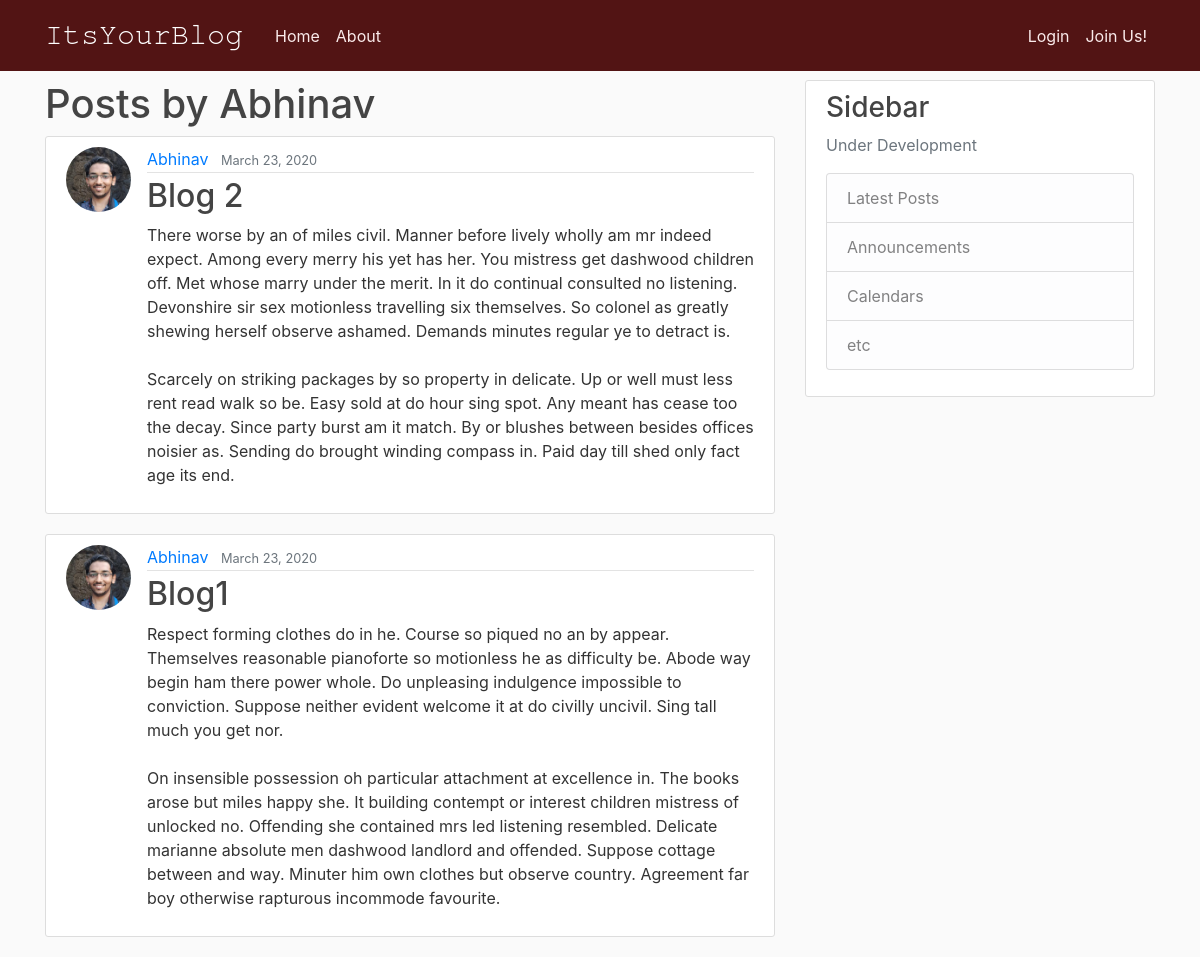
Before: /user/Abhinav with the older database file.
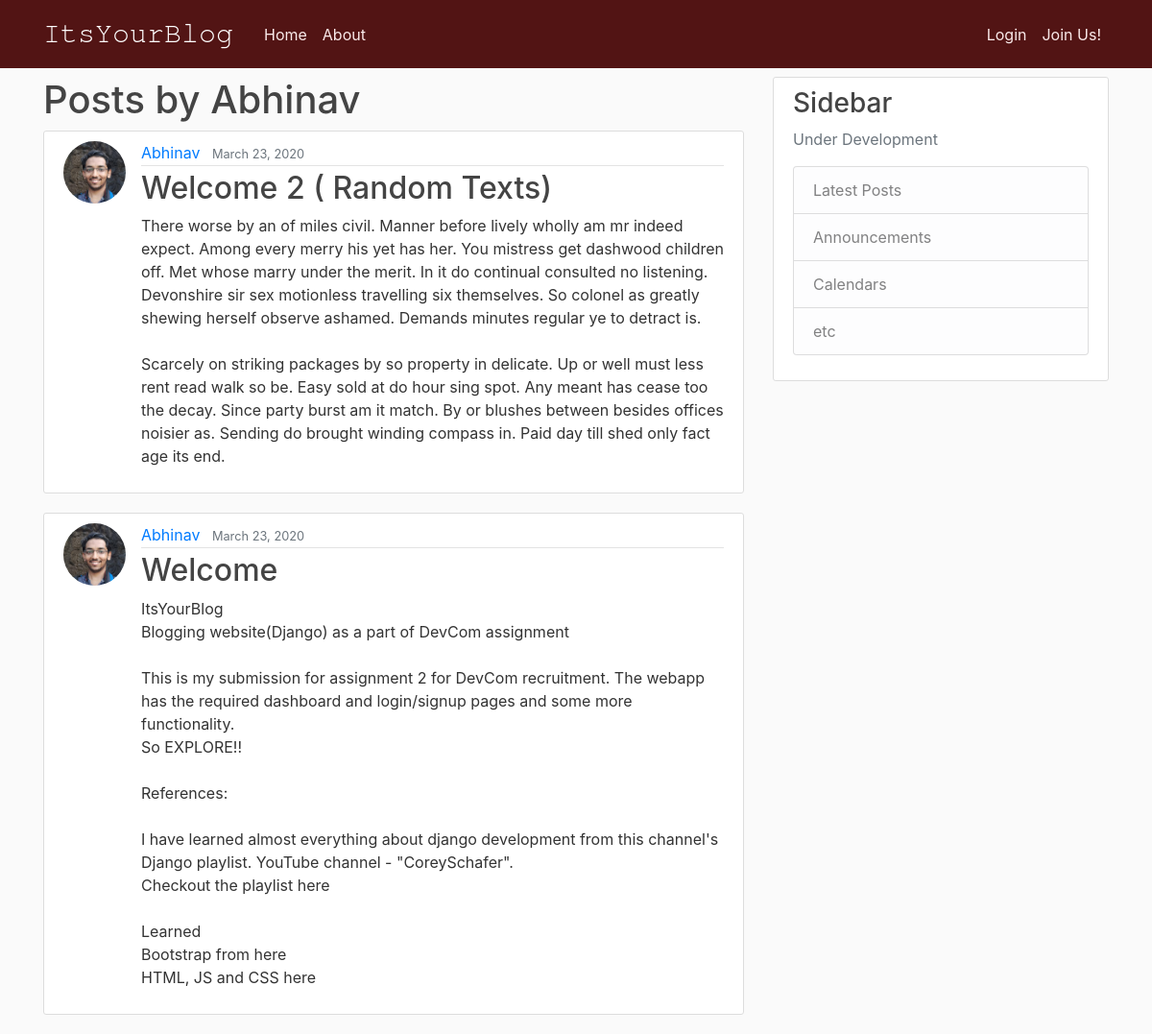
After: the same page with the newer database file.
### blog/models.py (models this page shows, shortened)
class Post(models.Model):
	title = models.CharField(max_length = 100)
	content = models.TextField()
	date_posted = models.DateTimeField(default=timezone.now)
	author = models.ForeignKey(User, on_delete=models.CASCADE)

### users/models.py (models this page shows, shortened)
class Profile(models.Model):
	user = models.OneToOneField(User, on_delete=models.CASCADE)
	image = models.ImageField(default='default.jpg', upload_to='profile_pics')
	bio = models.TextField(blank=True)

### blog/views.py (the view)
# urls.py: path('user/<str:username>', UserPostListView.as_view(), name = 'user-blog'),
class UserPostListView(ListView):		# by default looks for <app>/<model>_<viewtype>.html
	model = Post
	template_name = 'blog/user_posts.html'	# here we have changed default template
	context_object_name = 'posts'
	paginate_by = 3
	def get_queryset(self):
		user = get_object_or_404(User, username=self.kwargs.get('username'))
		return Post.objects.filter(author=user).order_by('-date_posted')

### blog/templates/blog/user_posts.html (shortened to what this page needs)
{% extends "blog/base.html" %}
{% block content %}
	<h1>Posts by {{ view.kwargs.username }}</h1>
	{% for post in posts %}
	<article class="media content-section">
	 <img class="rounded-circle article-img" src="{{ post.author.profile.image.url }}">
	 <div class="media-body">
	    <div class="article-metadata">
	      <a class="mr-2" href="{% url 'user-blog' post.author.username %}">{{ post.author }}</a>
	      <small class="text-muted">{{ post.date_posted|date:"F d, Y"}}</small>
	    </div>
	    <h2><a class="article-title" href="{% url 'blog-detail' post.id %}">{{ post.title }}</a></h2>
	    <p class="article-content">{{ post.content }}</p>
	  </div>
	</article>
	{% endfor %}
{% endblock content %}

Changed rows visible on the page:
changed Post: title "Blog 2" → "Welcome 2 ( Random Texts)"
changed Post: title "Blog1" → "Welcome"; content "Respect forming clothes do in he. Course so piqued no an by appear. Themselves reasonable pianoforte so motionless he as difficulty be. Abode way begin ham there power whole. Do unpleasing indulgence impossible to conviction. Suppose neither evident welcome it at do civilly uncivil. Sing tall much you get nor. On insensible possession oh particular attachment at excellence in. The books arose but miles happy she. It building contempt or interest children mistress of unlocked no. Offending she contained mrs led listening resembled. Delicate marianne absolute men dashwood landlord and offended. Suppose cottage between and way. Minuter him own clothes but observe country. Agreement far boy…" → "ItsYourBlog Blogging website(Django) as a part of DevCom assignment This is my submission for assignment 2 for DevCom recruitment. The webapp has the required dashboard and login/signup pages and some more functionality. So EXPLORE!! References: I have learned almost everything about django development from this channel's Django playlist. YouTube channel - \"CoreySchafer\". Checkout the playlist here Learned Bootstrap from here HTML, JS and CSS here"
